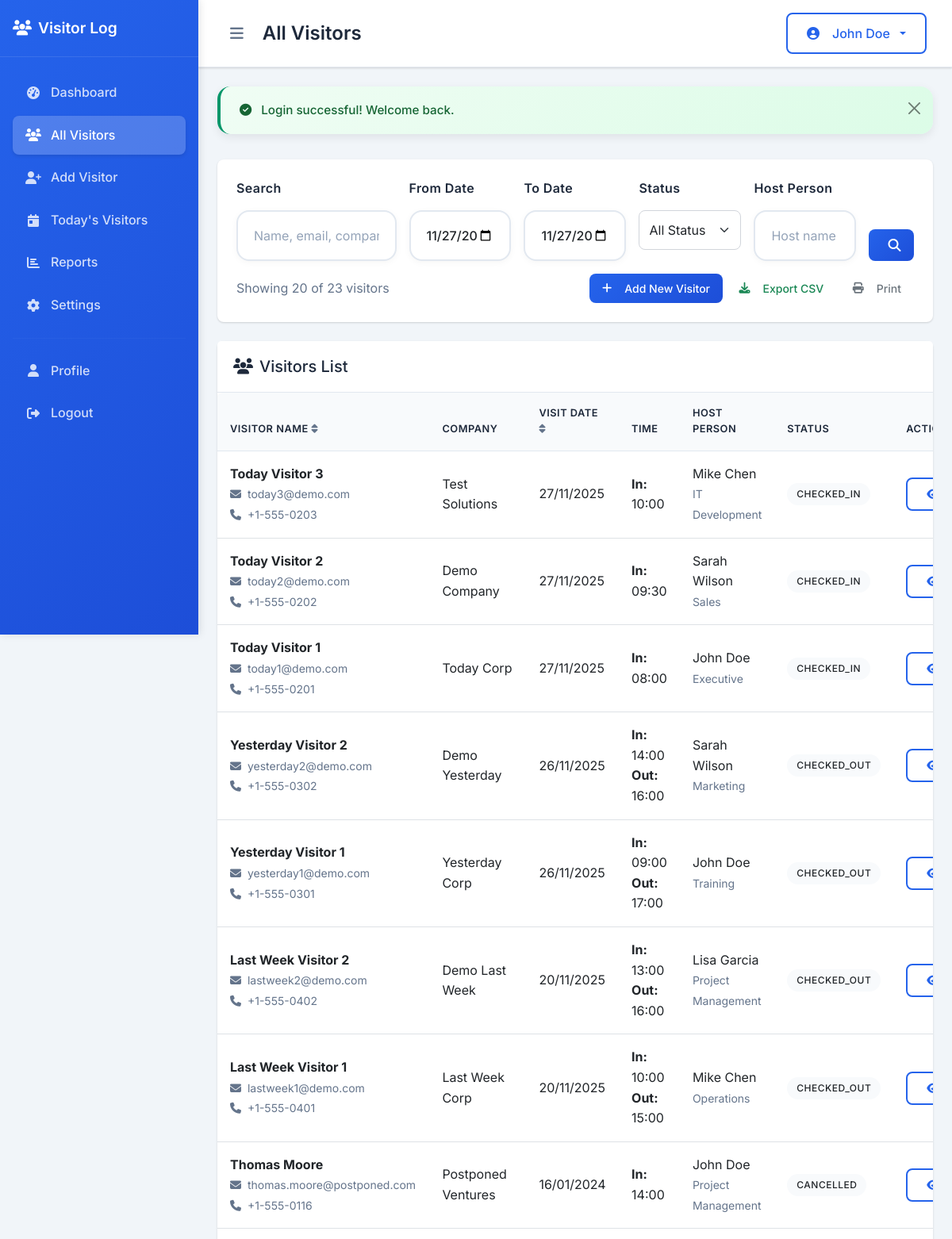
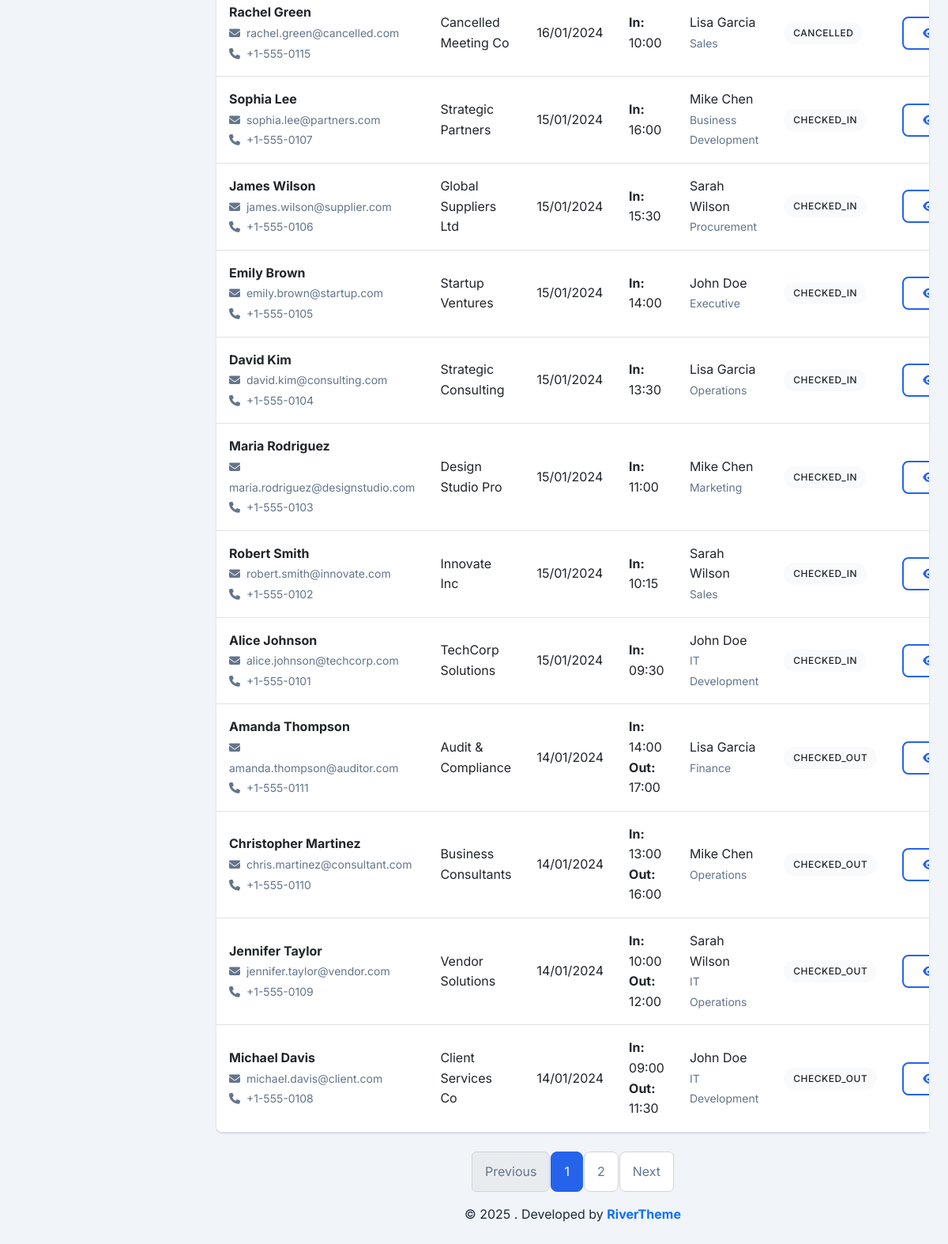
The app's page /visitors.php (signed in) with its own data (2 pictures, top to bottom).
### tables this page shows
CREATE TABLE IF NOT EXISTS visitors (
    id INT AUTO_INCREMENT PRIMARY KEY,
    visitor_name VARCHAR(100) NOT NULL,
    visitor_email VARCHAR(100),
    visitor_phone VARCHAR(20),
    visitor_company VARCHAR(100),
    visit_date DATE NOT NULL,
    visit_time TIME NOT NULL,
    checkout_time TIME,
    purpose_of_visit TEXT NOT NULL,
    host_person VARCHAR(100) NOT NULL,
    host_department VARCHAR(100),
    visitor_photo VARCHAR(255),
    id_document_type ENUM('passport', 'driver_license', 'national_id', 'other') DEFAULT 'national_id',
    id_document_number VARCHAR(50),
    vehicle_number VARCHAR(20),
    notes TEXT,
    status ENUM('checked_in', 'checked_out', 'cancelled') DEFAULT 'checked_in',
    created_by INT,
    created_at TIMESTAMP DEFAULT CURRENT_TIMESTAMP,
    updated_at TIMESTAMP DEFAULT CURRENT_TIMESTAMP ON UPDATE CURRENT_TIMESTAMP,
    FOREIGN KEY (created_by) REFERENCES admins(id) ON DELETE SET NULL
);

### includes/Visitor.php (called while the page is built, shortened)
<?php
class Visitor {
    private $db;
    public function __construct() {
        $this->db = new Database();
    }
    public function getVisitors($page = 1, $limit = RECORDS_PER_PAGE, $filters = []) {
        $offset = ($page - 1) * $limit;
        $whereConditions = [];
        $params = [];
        $whereClause = !empty($whereConditions) ? 'WHERE ' . implode(' AND ', $whereConditions) : '';
        $countSql = "SELECT COUNT(*) as total FROM visitors v {$whereClause}";
        $totalResult = $this->db->fetch($countSql, $params);
        $total = $totalResult['total'];
        $sql = "SELECT v.*, a.full_name as created_by_name
                FROM visitors v
                LEFT JOIN admins a ON v.created_by = a.id
                {$whereClause}
                ORDER BY v.visit_date DESC, v.visit_time DESC
                LIMIT {$limit} OFFSET {$offset}";
        $visitors = $this->db->fetchAll($sql, $params);
        return [
            'visitors' => $visitors,
            'total' => $total,
            'page' => $page,
            'limit' => $limit,
            'total_pages' => ceil($total / $limit)
        ];
    }
}
?>

### includes/Database.php (called while the page is built, shortened)
<?php
class Database {
    private $host;
    private $db_name;
    private $username;
    private $password;
    private $charset;
    private $pdo;
    public function __construct() {
        $this->host = DB_HOST;
        $this->db_name = DB_NAME;
        $this->username = DB_USER;
        $this->password = DB_PASS;
        $this->charset = DB_CHARSET;
    }
    public function connect() {
        if ($this->pdo === null) {
            try {
                $dsn = "mysql:host={$this->host};dbname={$this->db_name};charset={$this->charset}";
                $options = [
                    PDO::ATTR_ERRMODE => PDO::ERRMODE_EXCEPTION,
                    PDO::ATTR_DEFAULT_FETCH_MODE => PDO::FETCH_ASSOC,
                    PDO::ATTR_EMULATE_PREPARES => false,
                ];
                $this->pdo = new PDO($dsn, $this->username, $this->password, $options);
            } catch (PDOException $e) {
                throw new Exception("Database connection failed: " . $e->getMessage());
            }
        }
        return $this->pdo;
    }
    public function query($sql, $params = []) {
        try {
            $pdo = $this->connect();
            $stmt = $pdo->prepare($sql);
            $stmt->execute($params);
            return $stmt;
        } catch (PDOException $e) {
            throw new Exception("Query execution failed: " . $e->getMessage());
        }
    }
    public function fetchAll($sql, $params = []) {
        $stmt = $this->query($sql, $params);
        return $stmt->fetchAll();
    }
    public function fetch($sql, $params = []) {
        $stmt = $this->query($sql, $params);
        return $stmt->fetch();
    }
}
?>

### visitors.php (the view, shortened to what this page needs)
<?php
require_once 'includes/bootstrap.php';
$filters = getGetData(['search', 'date_from', 'date_to', 'status', 'host_person']);
$page = max(1, intval($_GET['page'] ?? 1));
$result = $visitor->getVisitors($page, RECORDS_PER_PAGE, $filters);
$visitors = $result['visitors'];
$totalPages = $result['total_pages'];
$totalRecords = $result['total'];
include 'templates/header.php';
?>
<div class="search-filter-card">
    <form method="GET" class="row g-3">
        <div class="col-md-3">
            <label for="search" class="form-label">Search</label>
            <input type="text"
                   class="form-control"
                   id="search"
                   name="search"
                   value="<?php echo htmlspecialchars($filters['search'] ?? ''); ?>"
                   placeholder="Name, email, company...">
        </div>
        <div class="col-md-2">
            <label for="date_from" class="form-label">From Date</label>
            <input type="date"
                   class="form-control"
                   id="date_from"
                   name="date_from"
                   value="<?php echo htmlspecialchars($filters['date_from'] ?? ''); ?>">
        </div>
        <div class="col-md-2">
            <label for="date_to" class="form-label">To Date</label>
            <input type="date"
                   class="form-control"
                   id="date_to"
                   name="date_to"
                   value="<?php echo htmlspecialchars($filters['date_to'] ?? ''); ?>">
        </div>
        <div class="col-md-2">
            <label for="status" class="form-label">Status</label>
            <select class="form-select" id="status" name="status">
                <option value="">All Status</option>
            </select>
        </div>
        <div class="col-md-2">
            <label for="host_person" class="form-label">Host Person</label>
            <input type="text"
                   class="form-control"
                   id="host_person"
                   name="host_person"
                   value="<?php echo htmlspecialchars($filters['host_person'] ?? ''); ?>"
                   placeholder="Host name">
        </div>
        <div class="col-md-1 d-flex align-items-end">
            <button type="submit" class="btn btn-primary w-100">
                <i class="fas fa-search"></i>
            </button>
        </div>
    </form>
    <div class="mt-3 d-flex justify-content-between align-items-center">
        <div>
            <span class="text-muted">
                Showing <?php echo count($visitors); ?> of <?php echo $totalRecords; ?> visitors
            </span>
        </div>
        <div>
            <a href="add_visitor.php" class="btn btn-primary btn-sm">
                <i class="fas fa-plus me-2"></i>Add New Visitor
            </a>
            <button onclick="exportTableToCSV('visitorsTable', 'visitors.csv')" class="btn btn-outline-success btn-sm">
                <i class="fas fa-download me-2"></i>Export CSV
            </button>
            <button onclick="printPage()" class="btn btn-outline-secondary btn-sm">
                <i class="fas fa-print me-2"></i>Print
            </button>
        </div>
    </div>
</div>
<div class="card">
    <div class="card-header">
        <h5 class="mb-0"><i class="fas fa-users me-2"></i>Visitors List</h5>
    </div>
    <div class="card-body p-0">
        <?php if (empty($visitors)): ?>
            <div class="text-center py-5">
                <i class="fas fa-users fa-3x text-muted mb-3"></i>
                <h5 class="text-muted">No visitors found</h5>
                <p class="text-muted">Try adjusting your search criteria or add a new visitor.</p>
                <a href="add_visitor.php" class="btn btn-primary">
                    <i class="fas fa-plus me-2"></i>Add New Visitor
                </a>
            </div>
        <?php else: ?>
            <div class="table-responsive">
                <table class="table table-hover mb-0 sortable-table" id="visitorsTable">
                    <thead>
                        <tr>
                            <th data-sort="name" style="cursor: pointer;">
                                Visitor Name <i class="fas fa-sort text-muted"></i>
                            </th>
                            <th data-sort="company">Company</th>
                            <th data-sort="date" style="cursor: pointer;">
                                Visit Date <i class="fas fa-sort text-muted"></i>
                            </th>
                            <th data-sort="time">Time</th>
                            <th data-sort="host">Host Person</th>
                            <th data-sort="status">Status</th>
                            <th>Actions</th>
                        </tr>
                    </thead>
                    <tbody>
                        <?php foreach ($visitors as $visitorRecord): ?>
                        <tr>
                            <td data-sort="name">
                                <div>
                                    <strong><?php echo htmlspecialchars($visitorRecord['visitor_name']); ?></strong>
                                    <?php if ($visitorRecord['visitor_email']): ?>
                                        <br><small class="text-muted">
                                            <i class="fas fa-envelope me-1"></i>
                                            <?php echo htmlspecialchars($visitorRecord['visitor_email']); ?>
                                        </small>
                                    <?php endif; ?>
                                    <?php if ($visitorRecord['visitor_phone']): ?>
                                        <br><small class="text-muted">
                                            <i class="fas fa-phone me-1"></i>
                                            <?php echo htmlspecialchars($visitorRecord['visitor_phone']); ?>
                                        </small>
                                    <?php endif; ?>
                                </div>
                            </td>
                            <td data-sort="company">
                                <?php echo htmlspecialchars($visitorRecord['visitor_company'] ?? 'N/A'); ?>
                            </td>
                            <td data-sort="date">
                                <?php echo Utils::formatDate($visitorRecord['visit_date']); ?>
                            </td>
                            <td data-sort="time">
                                <div>
                                    <strong>In:</strong> <?php echo Utils::formatTime($visitorRecord['visit_time']); ?>
                                    <?php if ($visitorRecord['checkout_time']): ?>
                                        <br><strong>Out:</strong> <?php echo Utils::formatTime($visitorRecord['checkout_time']); ?>
                                    <?php endif; ?>
                                </div>
                            </td>
                            <td data-sort="host">
                                <div>
                                    <?php echo htmlspecialchars($visitorRecord['host_person']); ?>
                                    <?php if ($visitorRecord['host_department']): ?>
                                        <br><small class="text-muted"><?php echo htmlspecialchars($visitorRecord['host_department']); ?></small>
                                    <?php endif; ?>
                                </div>
                            </td>
                            <td data-sort="status">
                                <?php echo getStatusBadge($visitorRecord['status']); ?>
                            </td>
                            <td>
                                <div class="btn-group btn-group-sm">
                                    <a href="view_visitor.php?id=<?php echo $visitorRecord['id']; ?>"
                                       class="btn btn-outline-primary"
                                       title="View Details">
                                        <i class="fas fa-eye"></i>
                                    </a>
                                </div>
                            </td>
                        </tr>
                        <?php endforeach; ?>
                    </tbody>
                </table>
            </div>
        <?php endif; ?>
    </div>
</div>
<?php if ($totalPages > 1): ?>
<div class="mt-4">
    <?php echo Utils::generatePagination($page, $totalPages, 'visitors.php', $filters); ?>
</div>
<?php endif; ?>
<?php include 'templates/footer.php'; ?>

### includes/bootstrap.php (shortened to what this page needs)
<?php
require_once __DIR__ . '/../config/database.php';
require_once __DIR__ . '/Database.php';
require_once __DIR__ . '/Visitor.php';
require_once __DIR__ . '/Utils.php';
$visitor = new Visitor();
function getGetData($fields = null) {
    $data = [];
    foreach ($fields as $field) {
        $data[$field] = isset($_GET[$field]) ? Utils::sanitizeInput($_GET[$field]) : null;
    }
    return $data;
}
function getStatusBadge($status) {
    $badges = [
        'checked_in' => '<span class="badge bg-success">Checked In</span>',
        'checked_out' => '<span class="badge bg-secondary">Checked Out</span>',
        'cancelled' => '<span class="badge bg-danger">Cancelled</span>'
    ];
    return $badges[$status] ?? '<span class="badge bg-light text-dark">' . ucfirst($status) . '</span>';
}
?>

### assets/css/style.css (style rules this page uses)
:root { --primary-color: #2563eb; --secondary-color: #64748b; --success-color: #059669; --danger-color: #dc2626; --warning-color: #d97706; --info-color: #0891b2; --light-color: #f8fafc; --dark-color: #1e293b; --border-radius: 8px; --box-shadow: 0 1px 3px 0 rgba(0, 0, 0, 0.1), 0 1px 2px 0 rgba(0, 0, 0, 0.06); --transition: all 0.3s ease; }
body { font-family: 'Inter', -apple-system, BlinkMacSystemFont, 'Segoe UI', Roboto, sans-serif; background-color: #f1f5f9; color: var(--dark-color); line-height: 1.6; }
.card { border: none; border-radius: var(--border-radius); box-shadow: var(--box-shadow); transition: var(--transition); background: white; }
.card-header { background: white; border-bottom: 1px solid #e2e8f0; padding: 1.25rem; font-weight: 600; color: var(--dark-color); }
.card-body { padding: 1.5rem; }
.form-control { border: 1px solid #d1d5db; border-radius: var(--border-radius); padding: 0.75rem; transition: var(--transition); font-size: 0.95rem; }
.form-label { font-weight: 500; color: var(--dark-color); margin-bottom: 0.5rem; }
.form-select { border: 1px solid #d1d5db; border-radius: var(--border-radius); padding: 0.75rem; transition: var(--transition); }
.btn { border-radius: var(--border-radius); padding: 0.75rem 1.5rem; font-weight: 500; transition: var(--transition); border: none; cursor: pointer; text-decoration: none; display: inline-flex; align-items: center; gap: 0.5rem; }
.btn-primary { background: linear-gradient(135deg, var(--primary-color) 0%, #1d4ed8 100%); color: white; }
.btn-outline-primary { border: 2px solid var(--primary-color); color: var(--primary-color); background: transparent; }
.btn-sm { padding: 0.5rem 1rem; font-size: 0.875rem; }
.table { background: white; border-radius: var(--border-radius); overflow: hidden; box-shadow: var(--box-shadow); }
.table thead th { background: var(--light-color); border: none; font-weight: 600; color: var(--dark-color); padding: 1rem; text-transform: uppercase; font-size: 0.8rem; letter-spacing: 0.5px; }
.table tbody td { padding: 1rem; border-top: 1px solid #e2e8f0; vertical-align: middle; }
.badge { padding: 0.5rem 0.75rem; border-radius: 20px; font-weight: 500; font-size: 0.75rem; text-transform: uppercase; letter-spacing: 0.5px; }
.form-label { color: var(--dark-color); font-weight: 600; margin-bottom: 0.875rem; display: block; font-size: 1rem; letter-spacing: 0.025em; }
.form-control { border: 2px solid #e2e8f0; border-radius: 16px; padding: 1.125rem 1.25rem; font-size: 1rem; transition: all 0.3s cubic-bezier(0.4, 0, 0.2, 1); background: white; box-shadow: 0 2px 8px rgba(0, 0, 0, 0.04); font-weight: 500; }
.form-control::placeholder { color: #94a3b8; font-weight: 400; }
.search-filter-card { background: white; border-radius: var(--border-radius); padding: 1.5rem; margin-bottom: 1.5rem; box-shadow: var(--box-shadow); }
.text-muted { color: var(--secondary-color) !important; }
.bg-light { background-color: var(--light-color) !important; }

### records on screen
visitors: visitor_name "Today Visitor 3", visitor_email "today3@demo.com", visitor_phone "+1-555-0203", visitor_company "Test Solutions", visit_date "27/11/2025", visit_time "10:00", host_person "Mike Chen", host_department "IT Development", status "CHECKED_IN"
visitors: visitor_name "Today Visitor 2", visitor_email "today2@demo.com", visitor_phone "+1-555-0202", visitor_company "Demo Company", visit_date "27/11/2025", visit_time "09:30", host_person "Sarah Wilson", host_department "Sales", status "CHECKED_IN"
visitors: visitor_name "Today Visitor 1", visitor_email "today1@demo.com", visitor_phone "+1-555-0201", visitor_company "Today Corp", visit_date "27/11/2025", visit_time "08:00", host_person "John Doe", host_department "Executive", status "CHECKED_IN"
visitors: visitor_name "Yesterday Visitor 2", visitor_email "yesterday2@demo.com", visitor_phone "+1-555-0302", visitor_company "Demo Yesterday", visit_date "26/11/2025", visit_time "14:00", checkout_time "16:00", host_person "Sarah Wilson", host_department "Marketing", status "CHECKED_OUT"
visitors: visitor_name "Yesterday Visitor 1", visitor_email "yesterday1@demo.com", visitor_phone "+1-555-0301", visitor_company "Yesterday Corp", visit_date "26/11/2025", visit_time "09:00", checkout_time "17:00", host_person "John Doe", host_department "Training", status "CHECKED_OUT"
visitors: visitor_name "Last Week Visitor 2", visitor_email "lastweek2@demo.com", visitor_phone "+1-555-0402", visitor_company "Demo Last Week", visit_date "20/11/2025", visit_time "13:00", checkout_time "16:00", host_person "Lisa Garcia", host_department "Project Management", status "CHECKED_OUT"
visitors: visitor_name "Last Week Visitor 1", visitor_email "lastweek1@demo.com", visitor_phone "+1-555-0401", visitor_company "Last Week Corp", visit_date "20/11/2025", visit_time "10:00", checkout_time "15:00", host_person "Mike Chen", host_department "Operations", status "CHECKED_OUT"
visitors: visitor_name "Thomas Moore", visitor_email "thomas.moore@postponed.com", visitor_phone "+1-555-0116", visitor_company "Postponed Ventures", visit_date "16/01/2024", visit_time "14:00", host_person "John Doe", host_department "Project Management", status "CANCELLED"
visitors: visitor_name "Rachel Green", visitor_email "rachel.green@cancelled.com", visitor_phone "+1-555-0115", visitor_company "Cancelled Meeting Co", visit_date "16/01/2024", visit_time "10:00", host_person "Lisa Garcia", host_department "Sales", status "CANCELLED"
visitors: visitor_name "Sophia Lee", visitor_email "sophia.lee@partners.com", visitor_phone "+1-555-0107", visitor_company "Strategic Partners", visit_date "15/01/2024", visit_time "16:00", host_person "Mike Chen", host_department "Business Development", status "CHECKED_IN"
visitors: visitor_name "James Wilson", visitor_email "james.wilson@supplier.com", visitor_phone "+1-555-0106", visitor_company "Global Suppliers Ltd", visit_date "15/01/2024", visit_time "15:30", host_person "Sarah Wilson", host_department "Procurement", status "CHECKED_IN"
visitors: visitor_name "Emily Brown", visitor_email "emily.brown@startup.com", visitor_phone "+1-555-0105", visitor_company "Startup Ventures", visit_date "15/01/2024", visit_time "14:00", host_person "John Doe", host_department "Executive", status "CHECKED_IN"
visitors: visitor_name "David Kim", visitor_email "david.kim@consulting.com", visitor_phone "+1-555-0104", visitor_company "Strategic Consulting", visit_date "15/01/2024", visit_time "13:30", host_person "Lisa Garcia", host_department "Operations", status "CHECKED_IN"
visitors: visitor_name "Maria Rodriguez", visitor_email "maria.rodriguez@designstudio.com", visitor_phone "+1-555-0103", visitor_company "Design Studio Pro", visit_date "15/01/2024", visit_time "11:00", host_person "Mike Chen", host_department "Marketing", status "CHECKED_IN"
visitors: visitor_name "Robert Smith", visitor_email "robert.smith@innovate.com", visitor_phone "+1-555-0102", visitor_company "Innovate Inc", visit_date "15/01/2024", visit_time "10:15", host_person "Sarah Wilson", host_department "Sales", status "CHECKED_IN"
visitors: visitor_name "Alice Johnson", visitor_email "alice.johnson@techcorp.com", visitor_phone "+1-555-0101", visitor_company "TechCorp Solutions", visit_date "15/01/2024", visit_time "09:30", host_person "John Doe", host_department "IT Development", status "CHECKED_IN"
visitors: visitor_name "Amanda Thompson", visitor_email "amanda.thompson@auditor.com", visitor_phone "+1-555-0111", visitor_company "Audit & Compliance", visit_date "14/01/2024", visit_time "14:00", checkout_time "17:00", host_person "Lisa Garcia", host_department "Finance", status "CHECKED_OUT"
visitors: visitor_name "Christopher Martinez", visitor_email "chris.martinez@consultant.com", visitor_phone "+1-555-0110", visitor_company "Business Consultants", visit_date "14/01/2024", visit_time "13:00", checkout_time "16:00", host_person "Mike Chen", host_department "Operations", status "CHECKED_OUT"
visitors: visitor_name "Jennifer Taylor", visitor_email "jennifer.taylor@vendor.com", visitor_phone "+1-555-0109", visitor_company "Vendor Solutions", visit_date "14/01/2024", visit_time "10:00", checkout_time "12:00", host_person "Sarah Wilson", host_department "IT Operations", status "CHECKED_OUT"
visitors: visitor_name "Michael Davis", visitor_email "michael.davis@client.com", visitor_phone "+1-555-0108", visitor_company "Client Services Co", visit_date "14/01/2024", visit_time "09:00", checkout_time "11:30", host_person "John Doe", host_department "IT Development", status "CHECKED_OUT"

### other values on screen
$pageTitle "All Visitors"
$currentAdmin['name'] "John Doe"
$flashMessage['message'] "Login successful! Welcome back."
count($visitors) "20"
$totalRecords "23"
